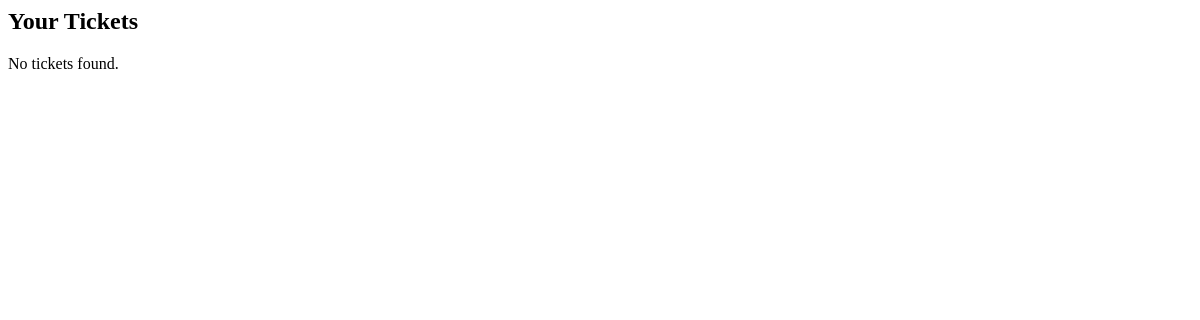
Before: /payment/tickets/ (signed in) with the older database file.
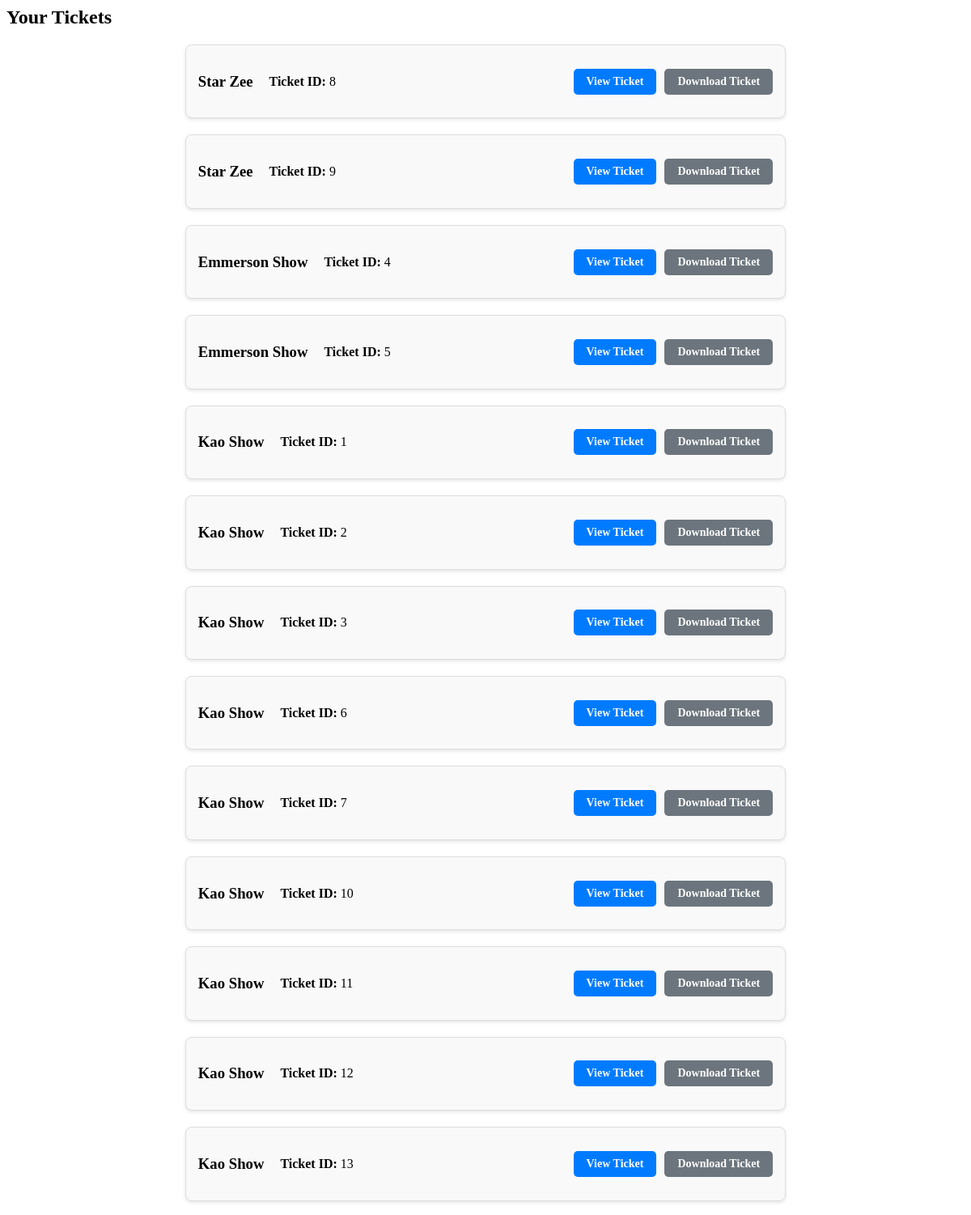
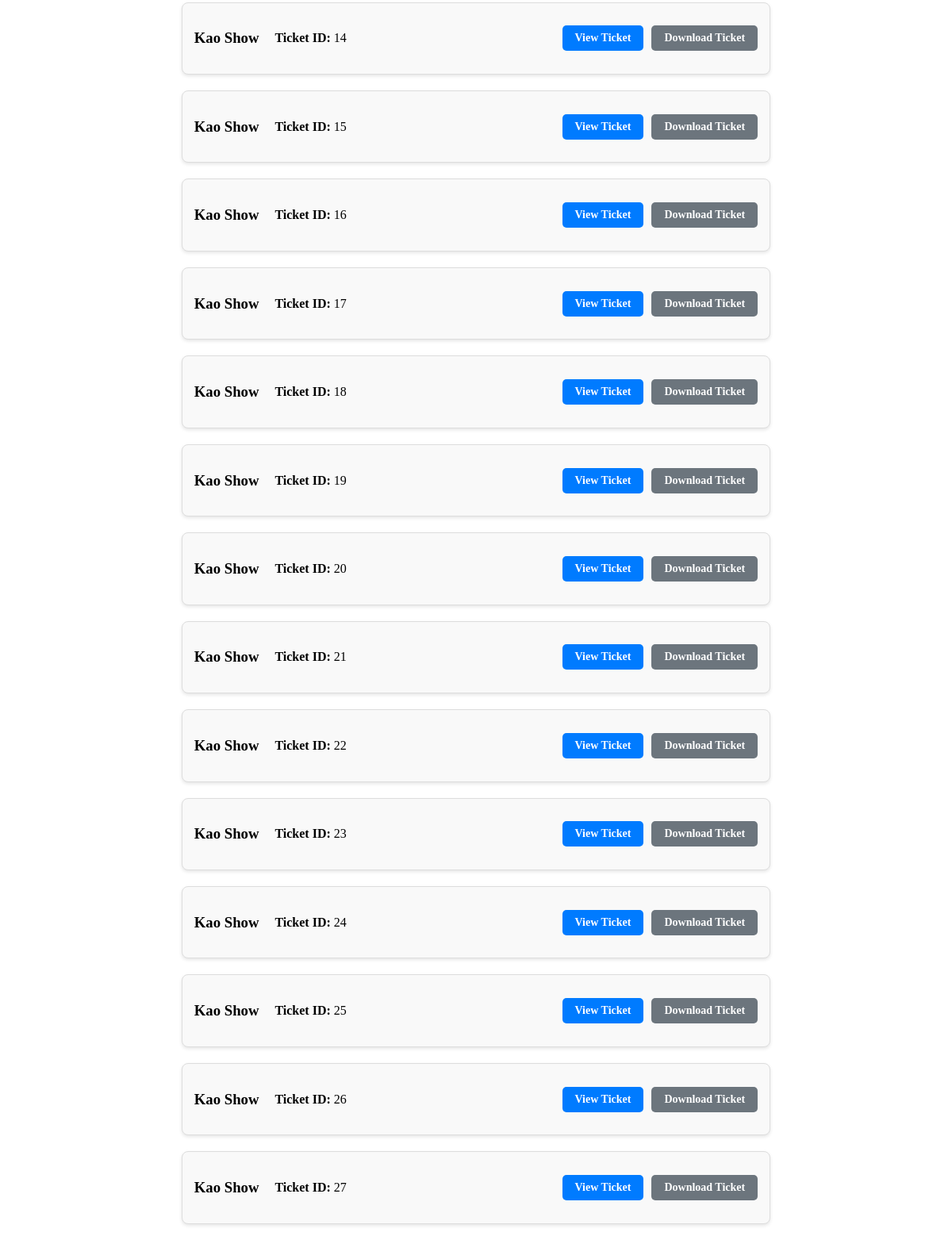
After: the same page with the newer database file (2 pictures, top to bottom).
### events/models.py (models this page shows, shortened)
class Ticket(models.Model):
    user = models.ForeignKey(settings.AUTH_USER_MODEL, on_delete=models.CASCADE, default=1)
    event = models.ForeignKey('Event', on_delete=models.CASCADE, related_name='event_tickets')
    ticket_name = models.CharField(max_length=200)
    ticket_price = models.DecimalField(max_digits=10, decimal_places=2, editable=False)
    payment_reference = models.CharField(max_length=128, null=True, blank=True, default="", editable=False)
    qr_code = models.ImageField(upload_to='qr_codes/', null=True, blank=True, editable=False)
    secret_token = models.CharField(max_length=64, null=True, blank=True, unique=True, editable=False)
    paid = models.BooleanField(default=False)
    quantity = models.PositiveIntegerField()
    class Meta:
        ordering = ['-event__event_date']

class Event(models.Model):
    event_name = models.CharField(max_length=200)
    event_description = models.TextField()
    event_type = models.CharField(
        max_length=100,
        choices=[('concert', 'Concert'), ('conference', 'Conference'), ('sports', 'Sports'), ('theatre', 'Theatre')]
    )
    event_date = models.DateTimeField()
    event_location = models.CharField(max_length=255)
    event_status = models.CharField(
        max_length=20,
        choices=[('upcoming', 'Upcoming'), ('sold_out', 'Sold Out'), ('canceled', 'Canceled'), ('normal', 'Normal')],
        default='upcoming'
    )
    event_image = models.ImageField(upload_to='event_images/', null=True, blank=True)
    early_bird_price = models.DecimalField(max_digits=10, decimal_places=2)
    normal_price = models.DecimalField(max_digits=10, decimal_places=2)
    early_bird_end = models.DateTimeField(null=True, blank=True)
    video_url = models.URLField(max_length=500, null=True, blank=True)
    video_file = models.FileField(upload_to='event_videos/', null=True, blank=True)
    event_logo = models.ImageField(upload_to='event_logos/', null=True, blank=True)
    event_created_at = models.DateTimeField(auto_now_add=True)
    event_updated_at = models.DateTimeField(auto_now=True)
    sponsorers = models.ManyToManyField(Sponsorer, related_name="events", blank=True)
    view_count = models.PositiveIntegerField(default=0)  # Corrected
    class Meta:
        verbose_name = 'Event'
        verbose_name_plural = 'Events'

### payment/views.py (the view)
# urls.py: path('tickets/', views.tickets_view, name='tickets'),  # New tickets list page
@login_required
def tickets_view(request):
    tickets = Ticket.objects.filter(user=request.user)
    return render(request, 'payment/ticket_list.html', {'tickets': tickets})

### payment/templates/payment/ticket_list.html (shortened to what this page needs)
<h2>Your Tickets</h2>
{% for ticket in tickets %}
<div class="ticket-card">
  <div class="ticket-info">
    <h3>{{ ticket.event.event_name }}</h3>
    <p><strong>Ticket ID:</strong> {{ ticket.id }}</p>
  </div>
  <div class="ticket-card-footer">
    <a href="{% url 'ticket_view' ticket.id %}" class="btn btn-primary"
      >View Ticket</a
    >
    <a href="{% url 'download_ticket' ticket.id %}" class="btn btn-secondary"
      >Download Ticket</a
    >
  </div>
</div>
{% empty %}
<p>No tickets found.</p>
{% endfor %}

Changed rows visible on the page:
added Ticket: event.event_name "Star Zee", id "8"
added Ticket: event.event_name "Star Zee", id "9"
added Ticket: event.event_name "Emmerson Show", id "4"
added Ticket: event.event_name "Emmerson Show", id "5"
added Ticket: event.event_name "Kao Show", id "1"
added Ticket: event.event_name "Kao Show", id "2"
added Ticket: event.event_name "Kao Show", id "3"
added Ticket: event.event_name "Kao Show", id "6"
added Ticket: event.event_name "Kao Show", id "7"
added Ticket: event.event_name "Kao Show", id "10"
added Ticket: event.event_name "Kao Show", id "11"
added Ticket: event.event_name "Kao Show", id "12"
added Ticket: event.event_name "Kao Show", id "13"
added Ticket: event.event_name "Kao Show", id "14"
added Ticket: event.event_name "Kao Show", id "15"
added Ticket: event.event_name "Kao Show", id "16"
added Ticket: event.event_name "Kao Show", id "17"
added Ticket: event.event_name "Kao Show", id "18"
added Ticket: event.event_name "Kao Show", id "19"
added Ticket: event.event_name "Kao Show", id "20"
added Ticket: event.event_name "Kao Show", id "21"
added Ticket: event.event_name "Kao Show", id "22"
added Ticket: event.event_name "Kao Show", id "23"
added Ticket: event.event_name "Kao Show", id "24"
added Ticket: event.event_name "Kao Show", id "25"
added Ticket: event.event_name "Kao Show", id "26"
added Ticket: event.event_name "Kao Show", id "27"
Other visible differences:
text no longer shown: "No tickets found."
